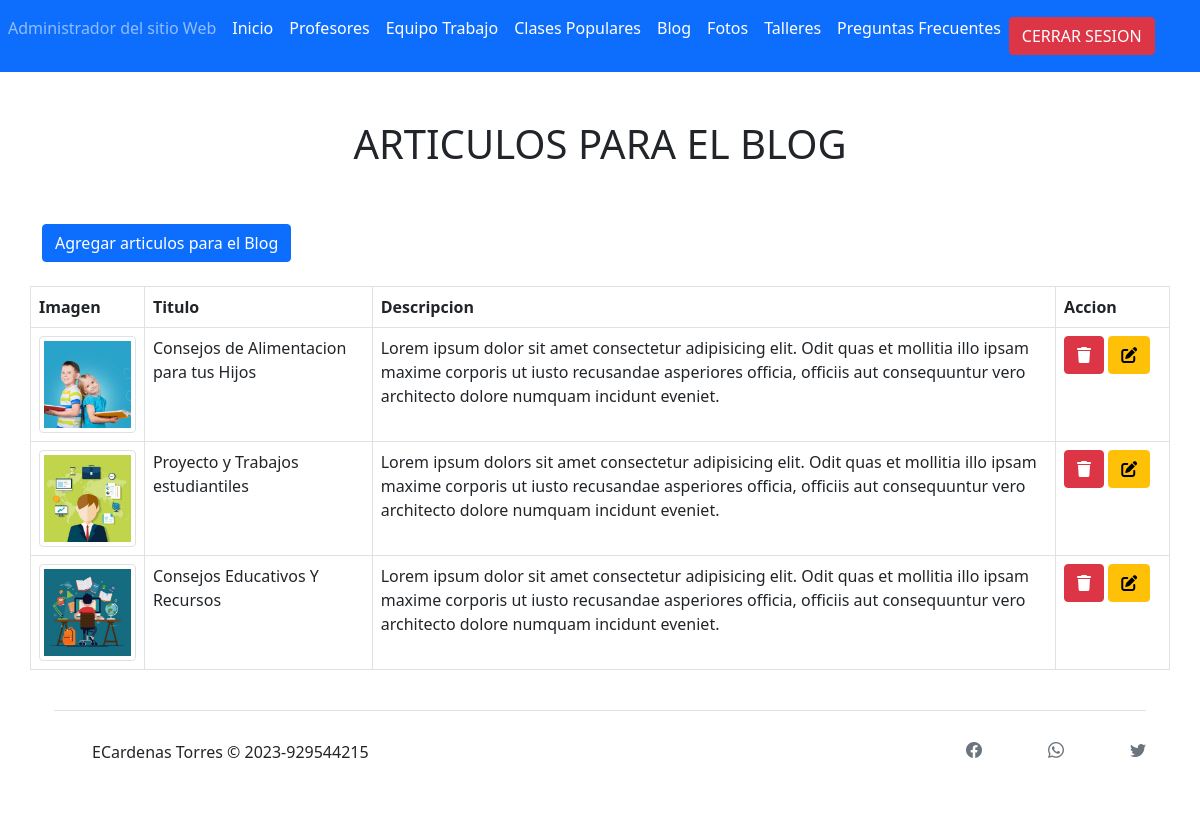
Page /administrador/seccion/blog.php (signed in) on the committed database.
### tables this page shows
CREATE TABLE `blog` (
  `id` int(11) NOT NULL,
  `foto` varchar(255) NOT NULL,
  `titulo` varchar(255) NOT NULL,
  `descripcion` varchar(255) NOT NULL
);

### administrador/seccion/code/code_blog.php (called while the page is built, shortened)
<?php
    include "../config/PDO.php";
        $sentencia = $conexion -> prepare("SELECT * FROM blog");
        $sentencia -> execute();
        $listaEmpleados = $sentencia -> fetchAll(PDO::FETCH_ASSOC);
?>

### administrador/seccion/blog.php (the view, shortened to what this page needs)
<?php
include("template/cabecera.php");
?>
<?php
require "code/code_blog.php";
?>
<body>
    <div class="container">
        <br>
        <h1 class="text-center">ARTICULOS PARA EL BLOG</h1>
        <br>
        <br>
        <form action="" method="POST" enctype="multipart/form-data">
            <button type="button" class="btn btn-primary" data-toggle="modal" data-target="#exampleModal">
                Agregar articulos para el Blog
            </button>
            <br><br>
        </form>
        <div class="row">
            <table class="table table-hover table-bordered light-table-filter table_id" id="tabla">
                <thead class="thead-dark">
                    <tr>
                        <th width="10%">Imagen</th>
                        <th width="20%">Titulo</th>
                        <th width="60%">Descripcion</th>
                        <th width="10%">Accion</th>
                    </tr>
                </thead>
                <?php foreach ($listaEmpleados as $empleado) {  ?>
                    <tr>
                        <td><img class="img-thumbnail" width="100px" src="img/<?php echo $empleado['foto']; ?>"></td>
                        <td><?php echo $empleado['titulo']; ?></td>
                        <td><?php echo $empleado['descripcion']; ?></td>
                        <td>
                            <form action="" method="POST">
                                <button value="btn3Eliminar" type="submit" name="accion" class="btn btn-small btn-danger" onclick="return ConfirmDelete()"><i class="fa-sharp fa-solid fa-trash"></i></button>
                                <button value="Seleccionar" type="submit" name="accion" class=" btn btn-small btn-warning"><i class="fa-solid fa-pen-to-square"></i></button>
                            </form>
                        </td>
                    </tr>
                <?php } ?>
            </table>
        </div>
    </div>
</body>
<?php
include("template/pie.php");
?>

### rows in the picture
blog: foto (picture), titulo "Consejos de Alimentacion para tus Hijos", descripcion "Lorem ipsum dolor sit amet consectetur adipisicing elit. Odit quas et mollitia illo ipsam maxime corporis ut iusto recusandae asperiores officia, officiis aut consequuntur vero architecto dolore numquam incidunt eveniet."
blog: foto (picture), titulo "Proyecto y Trabajos estudiantiles", descripcion "Lorem ipsum dolors sit amet consectetur adipisicing elit. Odit quas et mollitia illo ipsam maxime corporis ut iusto recusandae asperiores officia, officiis aut consequuntur vero architecto dolore numquam incidunt eveniet."
blog: foto (picture), titulo "Consejos Educativos Y Recursos", descripcion "Lorem ipsum dolor sit amet consectetur adipisicing elit. Odit quas et mollitia illo ipsam maxime corporis ut iusto recusandae asperiores officia, officiis aut consequuntur vero architecto dolore numquam incidunt eveniet."
